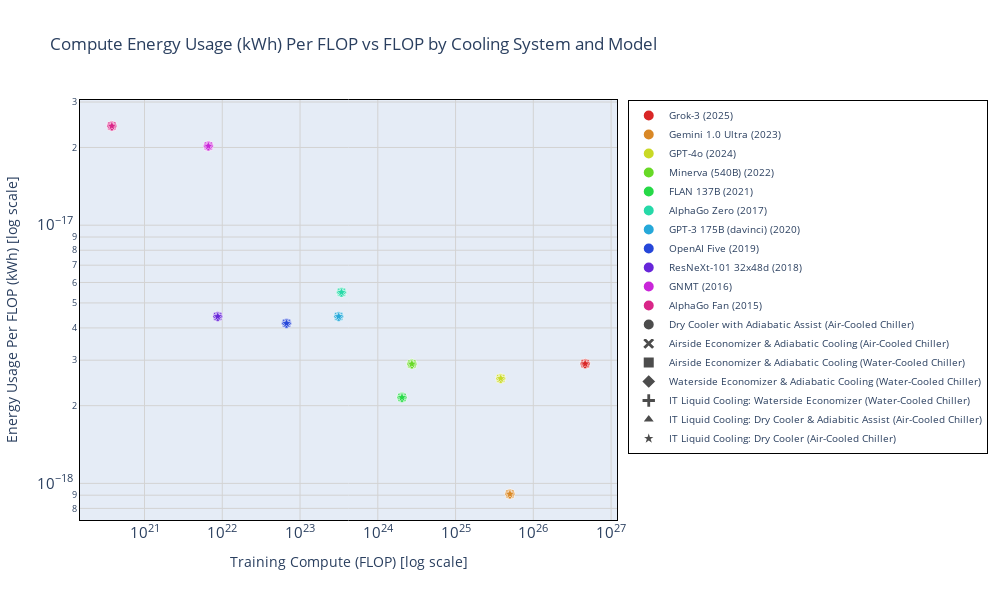

Notebook source saved alongside this figure:
### Code cell
fig = create_scatter_plot(
    data=combined_notable,
    y_column='Energy Per FLOP',
    y_label='Energy Usage Per FLOP',
    y_units='kWh',
    plot_title='Compute Energy Usage (kWh) Per FLOP vs FLOP by Cooling System and Model'
)
fig.show()

### Figure 1 — Plotly figure (JSON) as saved in the notebook; plotly's stock layout.template omitted (floating-point values rounded to 4 significant figures)
{"data": [{"hovertemplate": "%{hovertext}<extra></extra>", "hovertext": ["<b>Grok-3 (2025)</b><br>Cooling: Dry Cooler with Adiabatic Assist (Air-Cooled Chiller)<br>Training Compute: 4.64e+26 FLOP<br>Energy Usage Per FLOP: 2.91e-18 kWh", "<b>Grok-3 (2025)</b><br>Cooling: Airside Economizer & Adiabatic Cooling (Air-Cooled Chiller)<br>Training Compute: 4.64e+26 FLOP<br>Energy Usage Per FLOP: 2.91e-18 kWh", "<b>Grok-3 (2025)</b><br>Cooling: Airside Economizer & Adiabatic Cooling (Water-Cooled Chiller)<br>Training Compute: 4.64e+26 FLOP<br>Energy Usage Per FLOP: 2.91e-18 kWh", "<b>Grok-3 (2025)</b><br>Cooling: Waterside Economizer & Adiabatic Cooling (Water-Cooled Chiller)<br>Training Compute: 4.64e+26 FLOP<br>Energy Usage Per FLOP: 2.91e-18 kWh", "<b>Grok-3 (2025)</b><br>Cooling: IT Liquid Cooling: Waterside Economizer (Water-Cooled Chiller)<br>Training Compute: 4.64e+26 FLOP<br>Energy Usage Per FLOP: 2.91e-18 kWh", "<b>Grok-3 (2025)</b><br>Cooling: IT Liquid Cooling: Dry Cooler & Adiabitic Assist (Air-Cooled Chiller)<br>Training Compute: 4.64e+26 FLOP<br>Energy Usage Per FLOP: 2.91e-18 kWh", "<b>Grok-3 (2025)</b><br>Cooling: IT Liquid Cooling: Dry Cooler (Air-Cooled Chiller)<br>Training Compute: 4.64e+26 FLOP<br>Energy Usage Per FLOP: 2.91e-18 kWh"], "marker": {"color": "hsl(0.0,70%,50%)", "line": {"color": "white", "width": 0.5}, "size": 8, "symbol": ["circle", "x", "square", "diamond", "cross", "triangle-up", "star"]}, "mode": "markers", "name": "Grok-3 (2025)", "showlegend": true, "type": "scatter", "x": [4.64e+26, 4.64e+26, 4.64e+26, 4.64e+26, 4.64e+26, 4.64e+26, 4.64e+26], "y": [2.906e-18, 2.906e-18, 2.906e-18, 2.906e-18, 2.906e-18, 2.906e-18, 2.906e-18]}, {"hovertemplate": "%{hovertext}<extra></extra>", "hovertext": ["<b>Gemini 1.0 Ultra (2023)</b><br>Cooling: Dry Cooler with Adiabatic Assist (Air-Cooled Chiller)<br>Training Compute: 5.00e+25 FLOP<br>Energy Usage Per FLOP: 9.10e-19 kWh", "<b>Gemini 1.0 Ultra (2023)</b><br>Cooling: Airside Economizer & Adiabatic Cooling (Air-Cooled Chiller)<br>Training Compute: 5.00e+25 FLOP<br>Energy Usage Per FLOP: 9.10e-19 kWh", "<b>Gemini 1.0 Ultra (2023)</b><br>Cooling: Airside Economizer & Adiabatic Cooling (Water-Cooled Chiller)<br>Training Compute: 5.00e+25 FLOP<br>Energy Usage Per FLOP: 9.10e-19 kWh", "<b>Gemini 1.0 Ultra (2023)</b><br>Cooling: Waterside Economizer & Adiabatic Cooling (Water-Cooled Chiller)<br>Training Compute: 5.00e+25 FLOP<br>Energy Usage Per FLOP: 9.10e-19 kWh", "<b>Gemini 1.0 Ultra (2023)</b><br>Cooling: IT Liquid Cooling: Waterside Economizer (Water-Cooled Chiller)<br>Training Compute: 5.00e+25 FLOP<br>Energy Usage Per FLOP: 9.10e-19 kWh", "<b>Gemini 1.0 Ultra (2023)</b><br>Cooling: IT Liquid Cooling: Dry Cooler & Adiabitic Assist (Air-Cooled Chiller)<br>Training Compute: 5.00e+25 FLOP<br>Energy Usage Per FLOP: 9.10e-19 kWh", "<b>Gemini 1.0 Ultra (2023)</b><br>Cooling: IT Liquid Cooling: Dry Cooler (Air-Cooled Chiller)<br>Training Compute: 5.00e+25 FLOP<br>Energy Usage Per FLOP: 9.10e-19 kWh"], "marker": {"color": "hsl(32.72727272727273,70%,50%)", "line": {"color": "white", "width": 0.5}, "size": 8, "symbol": ["circle", "x", "square", "diamond", "cross", "triangle-up", "star"]}, "mode": "markers", "name": "Gemini 1.0 Ultra (2023)", "showlegend": true, "type": "scatter", "x": [5e+25, 5e+25, 5e+25, 5e+25, 5e+25, 5e+25, 5e+25], "y": [9.097e-19, 9.097e-19, 9.097e-19, 9.097e-19, 9.097e-19, 9.097e-19, 9.097e-19]}, {"hovertemplate": "%{hovertext}<extra></extra>", "hovertext": ["<b>GPT-4o (2024)</b><br>Cooling: Dry Cooler with Adiabatic Assist (Air-Cooled Chiller)<br>Training Compute: 3.81e+25 FLOP<br>Energy Usage Per FLOP: 2.55e-18 kWh", "<b>GPT-4o (2024)</b><br>Cooling: Airside Economizer & Adiabatic Cooling (Air-Cooled Chiller)<br>Training Compute: 3.81e+25 FLOP<br>Energy Usage Per FLOP: 2.55e-18 kWh", "<b>GPT-4o (2024)</b><br>Cooling: Airside Economizer & Adiabatic Cooling (Water-Cooled Chiller)<br>Training Compute: 3.81e+25 FLOP<br>Energy Usage Per FLOP: 2.55e-18 kWh", "<b>GPT-4o (2024)</b><br>Cooling: Waterside Economizer & Adiabatic Cooling (Water-Cooled Chiller)<br>Training Compute: 3.81e+25 FLOP<br>Energy Usage Per FLOP: 2.55e-18 kWh", "<b>GPT-4o (2024)</b><br>Cooling: IT Liquid Cooling: Waterside Economizer (Water-Cooled Chiller)<br>Training Compute: 3.81e+25 FLOP<br>Energy Usage Per FLOP: 2.55e-18 kWh", "<b>GPT-4o (2024)</b><br>Cooling: IT Liquid Cooling: Dry Cooler & Adiabitic Assist (Air-Cooled Chiller)<br>Training Compute: 3.81e+25 FLOP<br>Energy Usage Per FLOP: 2.55e-18 kWh", "<b>GPT-4o (2024)</b><br>Cooling: IT Liquid Cooling: Dry Cooler (Air-Cooled Chiller)<br>Training Compute: 3.81e+25 FLOP<br>Energy Usage Per FLOP: 2.55e-18 kWh"], "marker": {"color": "hsl(65.45454545454545,70%,50%)", "line": {"color": "white", "width": 0.5}, "size": 8, "symbol": ["circle", "x", "square", "diamond", "cross", "triangle-up", "star"]}, "mode": "markers", "name": "GPT-4o (2024)", "showlegend": true, "type": "scatter", "x": [3.81e+25, 3.81e+25, 3.81e+25, 3.81e+25, 3.81e+25, 3.81e+25, 3.81e+25], "y": [2.549e-18, 2.549e-18, 2.549e-18, 2.549e-18, 2.549e-18, 2.549e-18, 2.549e-18]}, {"hovertemplate": "%{hovertext}<extra></extra>", "hovertext": ["<b>Minerva (540B) (2022)</b><br>Cooling: Dry Cooler with Adiabatic Assist (Air-Cooled Chiller)<br>Training Compute: 2.74e+24 FLOP<br>Energy Usage Per FLOP: 2.90e-18 kWh", "<b>Minerva (540B) (2022)</b><br>Cooling: Airside Economizer & Adiabatic Cooling (Air-Cooled Chiller)<br>Training Compute: 2.74e+24 FLOP<br>Energy Usage Per FLOP: 2.90e-18 kWh", "<b>Minerva (540B) (2022)</b><br>Cooling: Airside Economizer & Adiabatic Cooling (Water-Cooled Chiller)<br>Training Compute: 2.74e+24 FLOP<br>Energy Usage Per FLOP: 2.90e-18 kWh", "<b>Minerva (540B) (2022)</b><br>Cooling: Waterside Economizer & Adiabatic Cooling (Water-Cooled Chiller)<br>Training Compute: 2.74e+24 FLOP<br>Energy Usage Per FLOP: 2.90e-18 kWh", "<b>Minerva (540B) (2022)</b><br>Cooling: IT Liquid Cooling: Waterside Economizer (Water-Cooled Chiller)<br>Training Compute: 2.74e+24 FLOP<br>Energy Usage Per FLOP: 2.90e-18 kWh", "<b>Minerva (540B) (2022)</b><br>Cooling: IT Liquid Cooling: Dry Cooler & Adiabitic Assist (Air-Cooled Chiller)<br>Training Compute: 2.74e+24 FLOP<br>Energy Usage Per FLOP: 2.90e-18 kWh", "<b>Minerva (540B) (2022)</b><br>Cooling: IT Liquid Cooling: Dry Cooler (Air-Cooled Chiller)<br>Training Compute: 2.74e+24 FLOP<br>Energy Usage Per FLOP: 2.90e-18 kWh"], "marker": {"color": "hsl(98.18181818181819,70%,50%)", "line": {"color": "white", "width": 0.5}, "size": 8, "symbol": ["circle", "x", "square", "diamond", "cross", "triangle-up", "star"]}, "mode": "markers", "name": "Minerva (540B) (2022)", "showlegend": true, "type": "scatter", "x": [2.742e+24, 2.742e+24, 2.742e+24, 2.742e+24, 2.742e+24, 2.742e+24, 2.742e+24], "y": [2.901e-18, 2.901e-18, 2.901e-18, 2.901e-18, 2.901e-18, 2.901e-18, 2.901e-18]}, {"hovertemplate": "%{hovertext}<extra></extra>", "hovertext": ["<b>FLAN 137B (2021)</b><br>Cooling: Dry Cooler with Adiabatic Assist (Air-Cooled Chiller)<br>Training Compute: 2.05e+24 FLOP<br>Energy Usage Per FLOP: 2.15e-18 kWh", "<b>FLAN 137B (2021)</b><br>Cooling: Airside Economizer & Adiabatic Cooling (Air-Cooled Chiller)<br>Training Compute: 2.05e+24 FLOP<br>Energy Usage Per FLOP: 2.15e-18 kWh", "<b>FLAN 137B (2021)</b><br>Cooling: Airside Economizer & Adiabatic Cooling (Water-Cooled Chiller)<br>Training Compute: 2.05e+24 FLOP<br>Energy Usage Per FLOP: 2.15e-18 kWh", "<b>FLAN 137B (2021)</b><br>Cooling: Waterside Economizer & Adiabatic Cooling (Water-Cooled Chiller)<br>Training Compute: 2.05e+24 FLOP<br>Energy Usage Per FLOP: 2.15e-18 kWh", "<b>FLAN 137B (2021)</b><br>Cooling: IT Liquid Cooling: Waterside Economizer (Water-Cooled Chiller)<br>Training Compute: 2.05e+24 FLOP<br>Energy Usage Per FLOP: 2.15e-18 kWh", "<b>FLAN 137B (2021)</b><br>Cooling: IT Liquid Cooling: Dry Cooler & Adiabitic Assist (Air-Cooled Chiller)<br>Training Compute: 2.05e+24 FLOP<br>Energy Usage Per FLOP: 2.15e-18 kWh", "<b>FLAN 137B (2021)</b><br>Cooling: IT Liquid Cooling: Dry Cooler (Air-Cooled Chiller)<br>Training Compute: 2.05e+24 FLOP<br>Energy Usage Per FLOP: 2.15e-18 kWh"], "marker": {"color": "hsl(130.9090909090909,70%,50%)", "line": {"color": "white", "width": 0.5}, "size": 8, "symbol": ["circle", "x", "square", "diamond", "cross", "triangle-up", "star"]}, "mode": "markers", "name": "FLAN 137B (2021)", "showlegend": true, "type": "scatter", "x": [2.047e+24, 2.047e+24, 2.047e+24, 2.047e+24, 2.047e+24, 2.047e+24, 2.047e+24], "y": [2.153e-18, 2.153e-18, 2.153e-18, 2.153e-18, 2.153e-18, 2.153e-18, 2.153e-18]}, {"hovertemplate": "%{hovertext}<extra></extra>", "hovertext": ["<b>AlphaGo Zero (2017)</b><br>Cooling: Dry Cooler with Adiabatic Assist (Air-Cooled Chiller)<br>Training Compute: 3.41e+23 FLOP<br>Energy Usage Per FLOP: 5.50e-18 kWh", "<b>AlphaGo Zero (2017)</b><br>Cooling: Airside Economizer & Adiabatic Cooling (Air-Cooled Chiller)<br>Training Compute: 3.41e+23 FLOP<br>Energy Usage Per FLOP: 5.50e-18 kWh", "<b>AlphaGo Zero (2017)</b><br>Cooling: Airside Economizer & Adiabatic Cooling (Water-Cooled Chiller)<br>Training Compute: 3.41e+23 FLOP<br>Energy Usage Per FLOP: 5.50e-18 kWh", "<b>AlphaGo Zero (2017)</b><br>Cooling: Waterside Economizer & Adiabatic Cooling (Water-Cooled Chiller)<br>Training Compute: 3.41e+23 FLOP<br>Energy Usage Per FLOP: 5.50e-18 kWh", "<b>AlphaGo Zero (2017)</b><br>Cooling: IT Liquid Cooling: Waterside Economizer (Water-Cooled Chiller)<br>Training Compute: 3.41e+23 FLOP<br>Energy Usage Per FLOP: 5.50e-18 kWh", "<b>AlphaGo Zero (2017)</b><br>Cooling: IT Liquid Cooling: Dry Cooler & Adiabitic Assist (Air-Cooled Chiller)<br>Training Compute: 3.41e+23 FLOP<br>Energy Usage Per FLOP: 5.50e-18 kWh", "<b>AlphaGo Zero (2017)</b><br>Cooling: IT Liquid Cooling: Dry Cooler (Air-Cooled Chiller)<br>Training Compute: 3.41e+23 FLOP<br>Energy Usage Per FLOP: 5.50e-18 kWh"], "marker": {"color": "hsl(163.63636363636363,70%,50%)", "line": {"color": "white", "width": 0.5}, "size": 8, "symbol": ["circle", "x", "square", "diamond", "cross", "triangle-up", "star"]}, "mode": "markers", "name": "AlphaGo Zero (2017)", "showlegend": true, "type": "scatter", "x": [3.41e+23, 3.41e+23, 3.41e+23, 3.41e+23, 3.41e+23, 3.41e+23, 3.41e+23], "y": [5.498e-18, 5.498e-18, 5.498e-18, 5.498e-18, 5.498e-18, 5.498e-18, 5.498e-18]}, {"hovertemplate": "%{hovertext}<extra></extra>", "hovertext": ["<b>GPT-3 175B (davinci) (2020)</b><br>Cooling: Dry Cooler with Adiabatic Assist (Air-Cooled Chiller)<br>Training Compute: 3.14e+23 FLOP<br>Energy Usage Per FLOP: 4.43e-18 kWh", "<b>GPT-3 175B (davinci) (2020)</b><br>Cooling: Airside Economizer & Adiabatic Cooling (Air-Cooled Chiller)<br>Training Compute: 3.14e+23 FLOP<br>Energy Usage Per FLOP: 4.43e-18 kWh", "<b>GPT-3 175B (davinci) (2020)</b><br>Cooling: Airside Economizer & Adiabatic Cooling (Water-Cooled Chiller)<br>Training Compute: 3.14e+23 FLOP<br>Energy Usage Per FLOP: 4.43e-18 kWh", "<b>GPT-3 175B (davinci) (2020)</b><br>Cooling: Waterside Economizer & Adiabatic Cooling (Water-Cooled Chiller)<br>Training Compute: 3.14e+23 FLOP<br>Energy Usage Per FLOP: 4.43e-18 kWh", "<b>GPT-3 175B (davinci) (2020)</b><br>Cooling: IT Liquid Cooling: Waterside Economizer (Water-Cooled Chiller)<br>Training Compute: 3.14e+23 FLOP<br>Energy Usage Per FLOP: 4.43e-18 kWh", "<b>GPT-3 175B (davinci) (2020)</b><br>Cooling: IT Liquid Cooling: Dry Cooler & Adiabitic Assist (Air-Cooled Chiller)<br>Training Compute: 3.14e+23 FLOP<br>Energy Usage Per FLOP: 4.43e-18 kWh", "<b>GPT-3 175B (davinci) (2020)</b><br>Cooling: IT Liquid Cooling: Dry Cooler (Air-Cooled Chiller)<br>Training Compute: 3.14e+23 FLOP<br>Energy Usage Per FLOP: 4.43e-18 kWh"], "marker": {"color": "hsl(196.36363636363637,70%,50%)", "line": {"color": "white", "width": 0.5}, "size": 8, "symbol": ["circle", "x", "square", "diamond", "cross", "triangle-up", "star"]}, "mode": "markers", "name": "GPT-3 175B (davinci) (2020)", "showlegend": true, "type": "scatter", "x": [3.14e+23, 3.14e+23, 3.14e+23, 3.14e+23, 3.14e+23, 3.14e+23, 3.14e+23], "y": [4.432e-18, 4.432e-18, 4.432e-18, 4.432e-18, 4.432e-18, 4.432e-18, 4.432e-18]}, {"hovertemplate": "%{hovertext}<extra></extra>", "hovertext": ["<b>OpenAI Five (2019)</b><br>Cooling: Dry Cooler with Adiabatic Assist (Air-Cooled Chiller)<br>Training Compute: 6.70e+22 FLOP<br>Energy Usage Per FLOP: 4.17e-18 kWh", "<b>OpenAI Five (2019)</b><br>Cooling: Airside Economizer & Adiabatic Cooling (Air-Cooled Chiller)<br>Training Compute: 6.70e+22 FLOP<br>Energy Usage Per FLOP: 4.17e-18 kWh", "<b>OpenAI Five (2019)</b><br>Cooling: Airside Economizer & Adiabatic Cooling (Water-Cooled Chiller)<br>Training Compute: 6.70e+22 FLOP<br>Energy Usage Per FLOP: 4.17e-18 kWh", "<b>OpenAI Five (2019)</b><br>Cooling: Waterside Economizer & Adiabatic Cooling (Water-Cooled Chiller)<br>Training Compute: 6.70e+22 FLOP<br>Energy Usage Per FLOP: 4.17e-18 kWh", "<b>OpenAI Five (2019)</b><br>Cooling: IT Liquid Cooling: Waterside Economizer (Water-Cooled Chiller)<br>Training Compute: 6.70e+22 FLOP<br>Energy Usage Per FLOP: 4.17e-18 kWh", "<b>OpenAI Five (2019)</b><br>Cooling: IT Liquid Cooling: Dry Cooler & Adiabitic Assist (Air-Cooled Chiller)<br>Training Compute: 6.70e+22 FLOP<br>Energy Usage Per FLOP: 4.17e-18 kWh", "<b>OpenAI Five (2019)</b><br>Cooling: IT Liquid Cooling: Dry Cooler (Air-Cooled Chiller)<br>Training Compute: 6.70e+22 FLOP<br>Energy Usage Per FLOP: 4.17e-18 kWh"], "marker": {"color": "hsl(229.0909090909091,70%,50%)", "line": {"color": "white", "width": 0.5}, "size": 8, "symbol": ["circle", "x", "square", "diamond", "cross", "triangle-up", "star"]}, "mode": "markers", "name": "OpenAI Five (2019)", "showlegend": true, "type": "scatter", "x": [6.7e+22, 6.7e+22, 6.7e+22, 6.7e+22, 6.7e+22, 6.7e+22, 6.7e+22], "y": [4.168e-18, 4.168e-18, 4.168e-18, 4.168e-18, 4.168e-18, 4.168e-18, 4.168e-18]}, {"hovertemplate": "%{hovertext}<extra></extra>", "hovertext": ["<b>ResNeXt-101 32x48d (2018)</b><br>Cooling: Dry Cooler with Adiabatic Assist (Air-Cooled Chiller)<br>Training Compute: 8.74e+21 FLOP<br>Energy Usage Per FLOP: 4.43e-18 kWh", "<b>ResNeXt-101 32x48d (2018)</b><br>Cooling: Airside Economizer & Adiabatic Cooling (Air-Cooled Chiller)<br>Training Compute: 8.74e+21 FLOP<br>Energy Usage Per FLOP: 4.43e-18 kWh", "<b>ResNeXt-101 32x48d (2018)</b><br>Cooling: Airside Economizer & Adiabatic Cooling (Water-Cooled Chiller)<br>Training Compute: 8.74e+21 FLOP<br>Energy Usage Per FLOP: 4.43e-18 kWh", "<b>ResNeXt-101 32x48d (2018)</b><br>Cooling: Waterside Economizer & Adiabatic Cooling (Water-Cooled Chiller)<br>Training Compute: 8.74e+21 FLOP<br>Energy Usage Per FLOP: 4.43e-18 kWh", "<b>ResNeXt-101 32x48d (2018)</b><br>Cooling: IT Liquid Cooling: Waterside Economizer (Water-Cooled Chiller)<br>Training Compute: 8.74e+21 FLOP<br>Energy Usage Per FLOP: 4.43e-18 kWh", "<b>ResNeXt-101 32x48d (2018)</b><br>Cooling: IT Liquid Cooling: Dry Cooler & Adiabitic Assist (Air-Cooled Chiller)<br>Training Compute: 8.74e+21 FLOP<br>Energy Usage Per FLOP: 4.43e-18 kWh", "<b>ResNeXt-101 32x48d (2018)</b><br>Cooling: IT Liquid Cooling: Dry Cooler (Air-Cooled Chiller)<br>Training Compute: 8.74e+21 FLOP<br>Energy Usage Per FLOP: 4.43e-18 kWh"], "marker": {"color": "hsl(261.8181818181818,70%,50%)", "line": {"color": "white", "width": 0.5}, "size": 8, "symbol": ["circle", "x", "square", "diamond", "cross", "triangle-up", "star"]}, "mode": "markers", "name": "ResNeXt-101 32x48d (2018)", "showlegend": true, "type": "scatter", "x": [8.744e+21, 8.744e+21, 8.744e+21, 8.744e+21, 8.744e+21, 8.744e+21, 8.744e+21], "y": [4.432e-18, 4.432e-18, 4.432e-18, 4.432e-18, 4.432e-18, 4.432e-18, 4.432e-18]}, {"hovertemplate": "%{hovertext}<extra></extra>", "hovertext": ["<b>GNMT (2016)</b><br>Cooling: Dry Cooler with Adiabatic Assist (Air-Cooled Chiller)<br>Training Compute: 6.62e+21 FLOP<br>Energy Usage Per FLOP: 2.03e-17 kWh", "<b>GNMT (2016)</b><br>Cooling: Airside Economizer & Adiabatic Cooling (Air-Cooled Chiller)<br>Training Compute: 6.62e+21 FLOP<br>Energy Usage Per FLOP: 2.03e-17 kWh", "<b>GNMT (2016)</b><br>Cooling: Airside Economizer & Adiabatic Cooling (Water-Cooled Chiller)<br>Training Compute: 6.62e+21 FLOP<br>Energy Usage Per FLOP: 2.03e-17 kWh", "<b>GNMT (2016)</b><br>Cooling: Waterside Economizer & Adiabatic Cooling (Water-Cooled Chiller)<br>Training Compute: 6.62e+21 FLOP<br>Energy Usage Per FLOP: 2.03e-17 kWh", "<b>GNMT (2016)</b><br>Cooling: IT Liquid Cooling: Waterside Economizer (Water-Cooled Chiller)<br>Training Compute: 6.62e+21 FLOP<br>Energy Usage Per FLOP: 2.03e-17 kWh", "<b>GNMT (2016)</b><br>Cooling: IT Liquid Cooling: Dry Cooler & Adiabitic Assist (Air-Cooled Chiller)<br>Training Compute: 6.62e+21 FLOP<br>Energy Usage Per FLOP: 2.03e-17 kWh", "<b>GNMT (2016)</b><br>Cooling: IT Liquid Cooling: Dry Cooler (Air-Cooled Chiller)<br>Training Compute: 6.62e+21 FLOP<br>Energy Usage Per FLOP: 2.03e-17 kWh"], "marker": {"color": "hsl(294.54545454545456,70%,50%)", "line": {"color": "white", "width": 0.5}, "size": 8, "symbol": ["circle", "x", "square", "diamond", "cross", "triangle-up", "star"]}, "mode": "markers", "name": "GNMT (2016)", "showlegend": true, "type": "scatter", "x": [6.62e+21, 6.62e+21, 6.62e+21, 6.62e+21, 6.62e+21, 6.62e+21, 6.62e+21], "y": [2.026e-17, 2.026e-17, 2.026e-17, 2.026e-17, 2.026e-17, 2.026e-17, 2.026e-17]}, {"hovertemplate": "%{hovertext}<extra></extra>", "hovertext": ["<b>AlphaGo Fan (2015)</b><br>Cooling: Dry Cooler with Adiabatic Assist (Air-Cooled Chiller)<br>Training Compute: 3.80e+20 FLOP<br>Energy Usage Per FLOP: 2.42e-17 kWh", "<b>AlphaGo Fan (2015)</b><br>Cooling: Airside Economizer & Adiabatic Cooling (Air-Cooled Chiller)<br>Training Compute: 3.80e+20 FLOP<br>Energy Usage Per FLOP: 2.42e-17 kWh", "<b>AlphaGo Fan (2015)</b><br>Cooling: Airside Economizer & Adiabatic Cooling (Water-Cooled Chiller)<br>Training Compute: 3.80e+20 FLOP<br>Energy Usage Per FLOP: 2.42e-17 kWh", "<b>AlphaGo Fan (2015)</b><br>Cooling: Waterside Economizer & Adiabatic Cooling (Water-Cooled Chiller)<br>Training Compute: 3.80e+20 FLOP<br>Energy Usage Per FLOP: 2.42e-17 kWh", "<b>AlphaGo Fan (2015)</b><br>Cooling: IT Liquid Cooling: Waterside Economizer (Water-Cooled Chiller)<br>Training Compute: 3.80e+20 FLOP<br>Energy Usage Per FLOP: 2.42e-17 kWh", "<b>AlphaGo Fan (2015)</b><br>Cooling: IT Liquid Cooling: Dry Cooler & Adiabitic Assist (Air-Cooled Chiller)<br>Training Compute: 3.80e+20 FLOP<br>Energy Usage Per FLOP: 2.42e-17 kWh", "<b>AlphaGo Fan (2015)</b><br>Cooling: IT Liquid Cooling: Dry Cooler (Air-Cooled Chiller)<br>Training Compute: 3.80e+20 FLOP<br>Energy Usage Per FLOP: 2.42e-17 kWh"], "marker": {"color": "hsl(327.27272727272725,70%,50%)", "line": {"color": "white", "width": 0.5}, "size": 8, "symbol": ["circle", "x", "square", "diamond", "cross", "triangle-up", "star"]}, "mode": "markers", "name": "AlphaGo Fan (2015)", "showlegend": true, "type": "scatter", "x": [3.8e+20, 3.8e+20, 3.8e+20, 3.8e+20, 3.8e+20, 3.8e+20, 3.8e+20], "y": [2.423e-17, 2.423e-17, 2.423e-17, 2.423e-17, 2.423e-17, 2.423e-17, 2.423e-17]}, {"hoverinfo": "skip", "legendgroup": "cooling_Dry Cooler with Adiabatic Assist (Air-Cooled Chiller)", "marker": {"color": "rgba(0,0,0,0.7)", "line": {"color": "white", "width": 1}, "size": 8, "symbol": "circle"}, "mode": "markers", "name": "Dry Cooler with Adiabatic Assist (Air-Cooled Chiller)", "showlegend": true, "type": "scatter", "x": [null], "y": [null]}, {"hoverinfo": "skip", "legendgroup": "cooling_Airside Economizer & Adiabatic Cooling (Air-Cooled Chiller)", "marker": {"color": "rgba(0,0,0,0.7)", "line": {"color": "white", "width": 1}, "size": 8, "symbol": "x"}, "mode": "markers", "name": "Airside Economizer & Adiabatic Cooling (Air-Cooled Chiller)", "showlegend": true, "type": "scatter", "x": [null], "y": [null]}, {"hoverinfo": "skip", "legendgroup": "cooling_Airside Economizer & Adiabatic Cooling (Water-Cooled Chiller)", "marker": {"color": "rgba(0,0,0,0.7)", "line": {"color": "white", "width": 1}, "size": 8, "symbol": "square"}, "mode": "markers", "name": "Airside Economizer & Adiabatic Cooling (Water-Cooled Chiller)", "showlegend": true, "type": "scatter", "x": [null], "y": [null]}, {"hoverinfo": "skip", "legendgroup": "cooling_Waterside Economizer & Adiabatic Cooling (Water-Cooled Chiller)", "marker": {"color": "rgba(0,0,0,0.7)", "line": {"color": "white", "width": 1}, "size": 8, "symbol": "diamond"}, "mode": "markers", "name": "Waterside Economizer & Adiabatic Cooling (Water-Cooled Chiller)", "showlegend": true, "type": "scatter", "x": [null], "y": [null]}, {"hoverinfo": "skip", "legendgroup": "cooling_IT Liquid Cooling: Waterside Economizer (Water-Cooled Chiller)", "marker": {"color": "rgba(0,0,0,0.7)", "line": {"color": "white", "width": 1}, "size": 8, "symbol": "cross"}, "mode": "markers", "name": "IT Liquid Cooling: Waterside Economizer (Water-Cooled Chiller)", "showlegend": true, "type": "scatter", "x": [null], "y": [null]}, {"hoverinfo": "skip", "legendgroup": "cooling_IT Liquid Cooling: Dry Cooler & Adiabitic Assist (Air-Cooled Chiller)", "marker": {"color": "rgba(0,0,0,0.7)", "line": {"color": "white", "width": 1}, "size": 8, "symbol": "triangle-up"}, "mode": "markers", "name": "IT Liquid Cooling: Dry Cooler & Adiabitic Assist (Air-Cooled Chiller)", "showlegend": true, "type": "scatter", "x": [null], "y": [null]}, {"hoverinfo": "skip", "legendgroup": "cooling_IT Liquid Cooling: Dry Cooler (Air-Cooled Chiller)", "marker": {"color": "rgba(0,0,0,0.7)", "line": {"color": "white", "width": 1}, "size": 8, "symbol": "star"}, "mode": "markers", "name": "IT Liquid Cooling: Dry Cooler (Air-Cooled Chiller)", "showlegend": true, "type": "scatter", "x": [null], "y": [null]}], "layout": {"height": 600, "legend": {"bgcolor": "rgba(255,255,255,0.8)", "bordercolor": "black", "borderwidth": 1, "font": {"size": 10}, "itemsizing": "constant", "orientation": "v", "tracegroupgap": 0, "x": 1.02, "xanchor": "left", "y": 1, "yanchor": "top"}, "margin": {"r": 300}, "title": {"text": "Compute Energy Usage (kWh) Per FLOP vs FLOP by Cooling System and Model"}, "width": 1000, "xaxis": {"gridcolor": "lightgray", "gridwidth": 1, "linecolor": "black", "linewidth": 1, "mirror": true, "showgrid": true, "showline": true, "title": {"text": "Training Compute (FLOP) [log scale]"}, "type": "log"}, "yaxis": {"gridcolor": "lightgray", "gridwidth": 1, "linecolor": "black", "linewidth": 1, "mirror": true, "showgrid": true, "showline": true, "title": {"text": "Energy Usage Per FLOP (kWh) [log scale]"}, "type": "log"}}}
